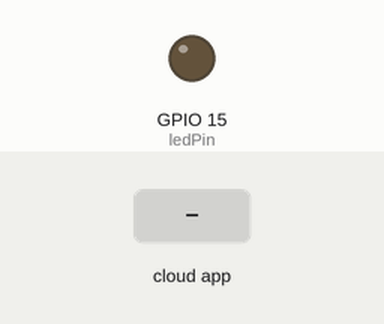
Bench run of a sketch on a simulated ESP32. On the bench: output pins drawn as LEDs (lit = HIGH). The test bench sets the inputs (shaded band). WiFi joins after 1.5 s; servers stay silent unless stated.

Above: at 2.7 s.
2.8 s: the phone or cloud app sets red_led to 1
At 4.0 s:
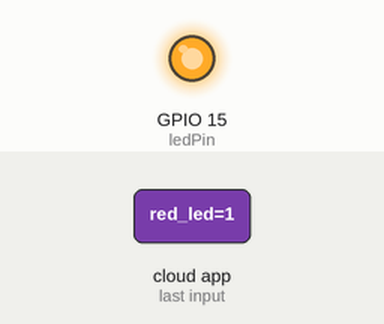
4.5 s: the phone or cloud app sets red_led to 0
At 5.1 s:
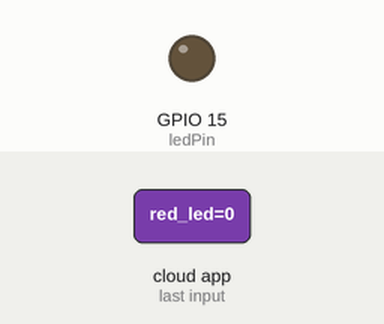
Timing chart, 0 to 7.5 s (numbered marks = the images above; inputs shaded):
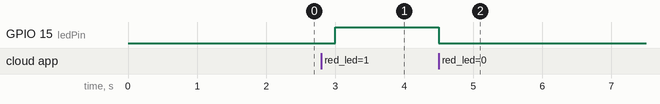

Measured:
- after the input at 2.8 s, GPIO 15 (ledPin): LOW → HIGH after 0.20 s
- after the input at 4.5 s, GPIO 15 (ledPin): HIGH → LOW at once

The sketch:

ESP32_Thing.ino
```cpp
/*
  Sketch generated by the Arduino IoT Cloud Thing "Untitled"
  https://create.arduino.cc/cloud/things/156a10f3-4c82-40c0-8b7a-00183645fbf3

  Arduino IoT Cloud Variables description

  The following variables are automatically generated and updated when changes are made to the Thing

  float humidity;
  float pressure;
  float temperature;
  float temperature_esp32;
  bool red_led;

  Variables which are marked as READ/WRITE in the Cloud Thing will also have functions
  which are called when their values are changed from the Dashboard.
  These functions are generated with the Thing and added at the end of this sketch.
*/

#include "thingProperties.h"
#include <Adafruit_Sensor.h>
#include <Adafruit_BME280.h>

const int ledPin = 15; // Replace with the pin your LED is connected to
unsigned long lastTempMeasurement = 0;
const long tempInterval = 10000; // Interval between temperature readings, e.g., 10 seconds

Adafruit_BME280 bme;

void setup() {
  // Initialize serial and wait for port to open:
  Serial.begin(9600);
  // This delay gives the chance to wait for a Serial Monitor without blocking if none is found
  delay(1500);

  // Defined in thingProperties.h
  initProperties();

  // Initialize the LED's state to off
  pinMode(ledPin, OUTPUT);
  digitalWrite(ledPin, LOW);

  bme.begin(0x76);

  // Connect to Arduino IoT Cloud
  ArduinoCloud.begin(ArduinoIoTPreferredConnection);

  /*
     The following function allows you to obtain more information
     related to the state of network and IoT Cloud connection and errors
     the higher number the more granular information you’ll get.
     The default is 0 (only errors).
     Maximum is 4
 */
  setDebugMessageLevel(2);
  ArduinoCloud.printDebugInfo();
}

void loop() {
  ArduinoCloud.update();

  unsigned long currentMillis = millis();

  // Check if it's time for another temperature reading
  if (currentMillis - lastTempMeasurement >= tempInterval) {
    lastTempMeasurement = currentMillis;
    float temperature = temperatureRead(); // Replace with the correct function to read your sensor's temperature
    // Update the ESP32 temperature variable on Arduino IoT Cloud, if necessary
    temperature_esp32 = temperature;

  }

}

/*
  Since RedLed is READ_WRITE variable, onRedLedChange() is
  executed every time a new value is received from IoT Cloud.
*/
void onRedLedChange()  {
  // Update the LED state based on the value of ledState
  digitalWrite(ledPin, red_led ? HIGH : LOW);
}
```

thingProperties.h
```cpp
// Code generated by Arduino IoT Cloud, DO NOT EDIT.

#include <ArduinoIoTCloud.h>
#include <Arduino_ConnectionHandler.h>

const char DEVICE_LOGIN_NAME[]  = "b4f69619-ba80-4a9b-ad3d-bb95f9795548";

const char SSID[]               = "SSID";    // Network SSID (name)
const char PASS[]               = "networkpassword";    // Network password (use for WPA, or use as key for WEP)
const char DEVICE_KEY[]  = "secretdevicepassword";    // Secret device password

void onRedLedChange();

float temperature_esp32;
bool red_led;

void initProperties(){

  ArduinoCloud.setBoardId(DEVICE_LOGIN_NAME);
  ArduinoCloud.setSecretDeviceKey(DEVICE_KEY);
  ArduinoCloud.addProperty(temperature_esp32, READ, ON_CHANGE, NULL);
  ArduinoCloud.addProperty(red_led, READWRITE, ON_CHANGE, onRedLedChange);

}

WiFiConnectionHandler ArduinoIoTPreferredConnection(SSID, PASS);
```
